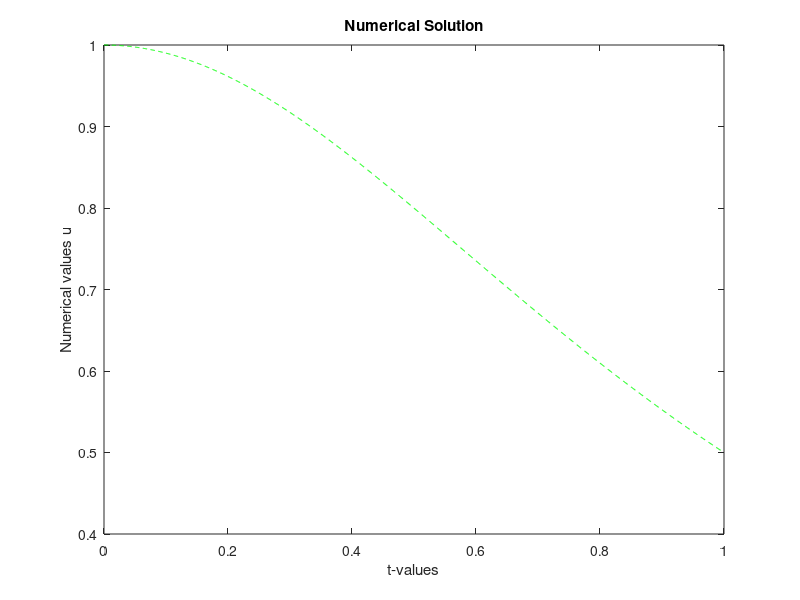
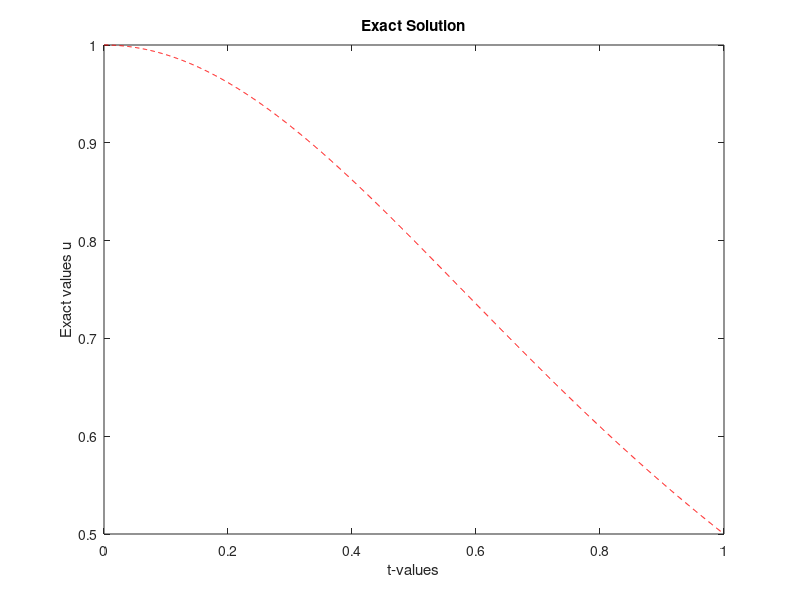
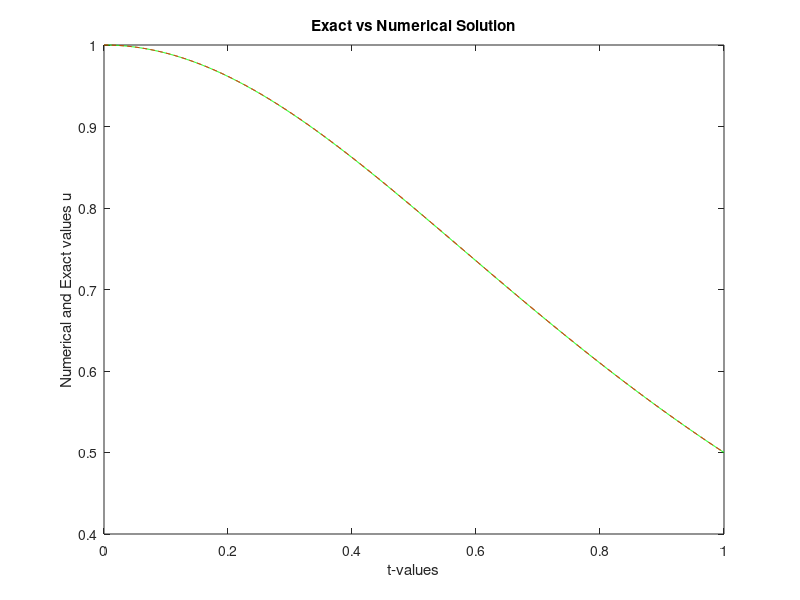
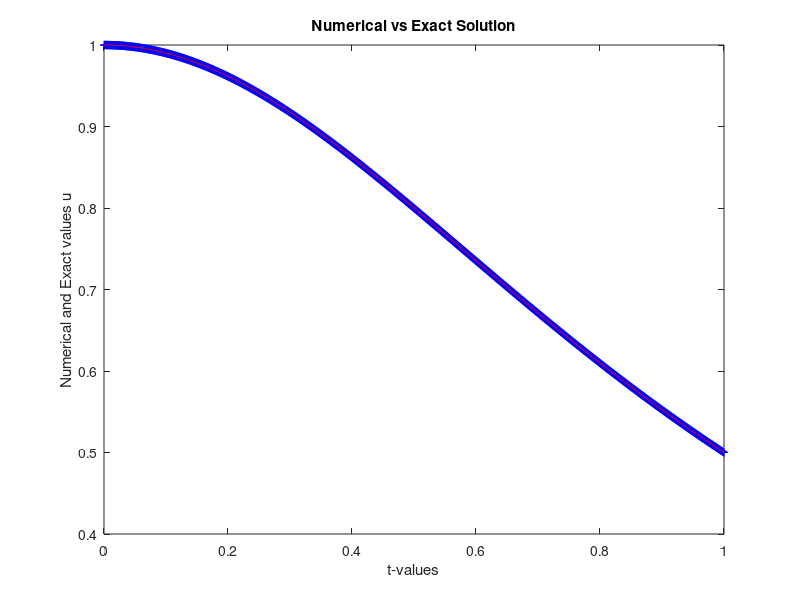

The MATLAB source for these figures, in order:
%%%%%%%%%%%%%%%%%%%%%%%%%%%%%%%%%%%%%%%%%%%%%%%%%%%%%%%%%%%%%%%%%%%%%%%%%%%
% Numerical Solution of a Nonlinear Initial Value Problem
% using the Backward Euler Method
%
% Differential Equation:
%     du/dt = -2*t*u^2
%
% Exact Solution:
%     u(t) = 1/(1+t^2)
%
% Problem Type:
%     Nonlinear Initial Value Problem (IVP)
%
% Numerical Method:
%     Backward Euler Method
%
% Language:
%     MATLAB
%
% Developed as part of the coursework for
% Numerical Methods for Ordinary Differential Equations
% M.Sc. Applied Mathematics
% South Asian University
%
% Author: Kshitij Bahukhandi
%%%%%%%%%%%%%%%%%%%%%%%%%%%%%%%%%%%%%%%%%%%%%%%%%%%%%%%%%%%%%%%%%%%%%%%%%%%-


  clear all;  % clear all variables in memory
  N=10; % No of internal grid points
  for I=1:8
       H=1.0/N;
  disp('Numerical Method for Non-Linear IVP -Backward Euler Method');
  disp('    ');
  fprintf('N=%4.2f\n',N);
  disp('  ');
  % Formation of Nodal Points
    for L=1:N+1
          T(L)=(L-1)*H;   
    end 
    % Exact Solution & RHS function
    for L=1:N+1
        EU(L)= 1.0/(1+T(L)*T(L)); 
    end
    % Initial conditions
    U(1)=EU(1);
    NU(1)=EU(1);
     tic  % CPU time starts
    % Solution at advanced time point
       for L=1:N
           OLDU(2)=EU(L+1);
           U(2)=OLDU(2);
           for KK=1:600 
           T0=T(L+1);
           U1=U(1); U2=U(2); 
           AA=2*H*T0*U2*U2+U2-U1;
           DA=4*H*T0*U2+1;
           U(2)=U(2)-AA/DA;
           NU(L+1)=U(2);
         %  ERU=abs(NU(L+1)-EU(L+1));
           BIG=abs(U(2)-OLDU(2));
           if BIG <=10^(-12), break; end
           OLDU(2)=U(2);
           end
         %   fprintf('N=%4.2f, ERU=%10.4e\n',N,ERU);
          %  disp('  ');
            %   Set new Initial Conditions
            U(1)=U(2);
       end
           ERR=abs(NU(N+1)-EU(N+1));
           % Print errors
           fprintf('N=%4.2f, ERR=%10.4e\n',N,ERR);
           disp('  ');  
           N=2*N;
  end
   toc  % CPU time ends
    % Plot the results
  figure(1);
  plot(T,NU,'--g'); 
  xlabel('t-values');
  ylabel('Numerical values u');
  title('Numerical Solution')
  figure (2);
  plot(T,EU,'--r');
  xlabel('t-values');
  ylabel('Exact values u');
  title ('Exact Solution')
  figure (3);
  plot(T,NU,'-g',T,EU,'--r');
  xlabel('t-values');
  ylabel('Numerical and Exact values u');
  title ('Exact vs Numerical Solution')
  figure(4);
  plot(T,NU,'b+'); hold on
  plot(T,EU,'-r'); hold off
  xlabel('t-values');
  ylabel('Numerical and Exact values u');
  title('Numerical vs Exact Solution')
